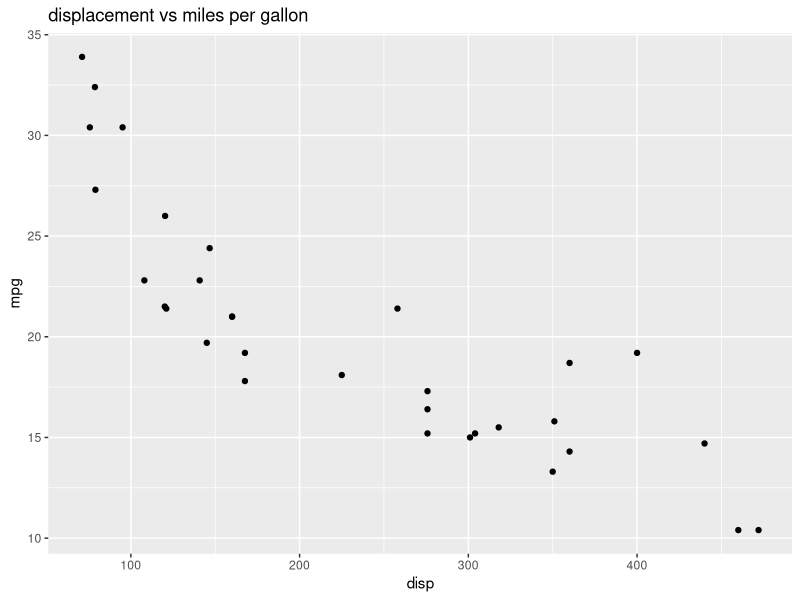
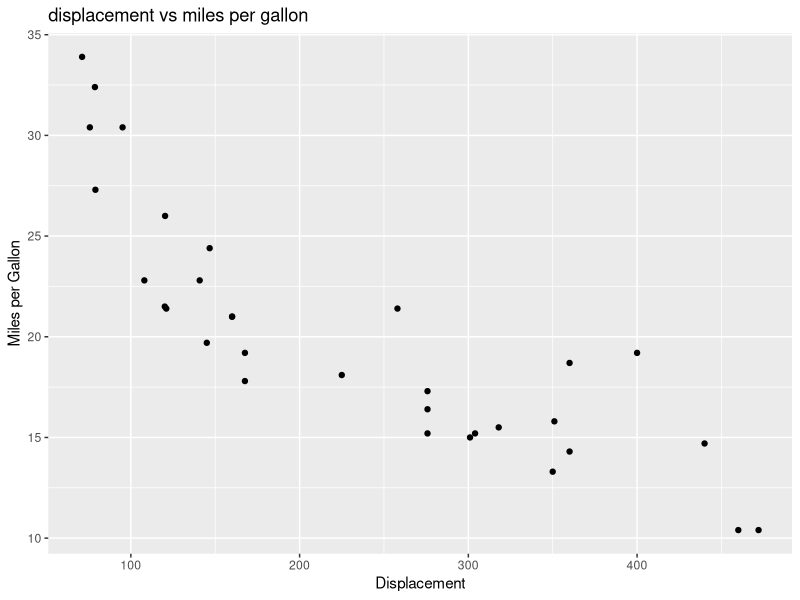
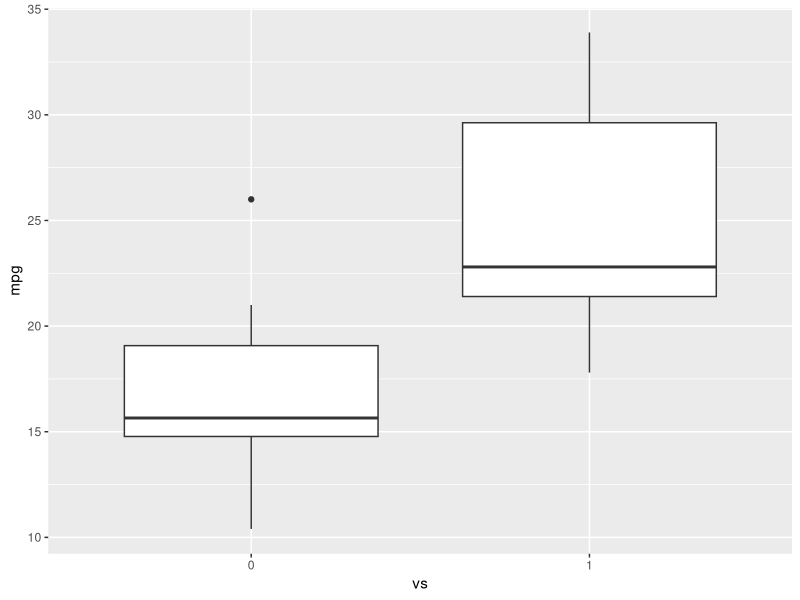
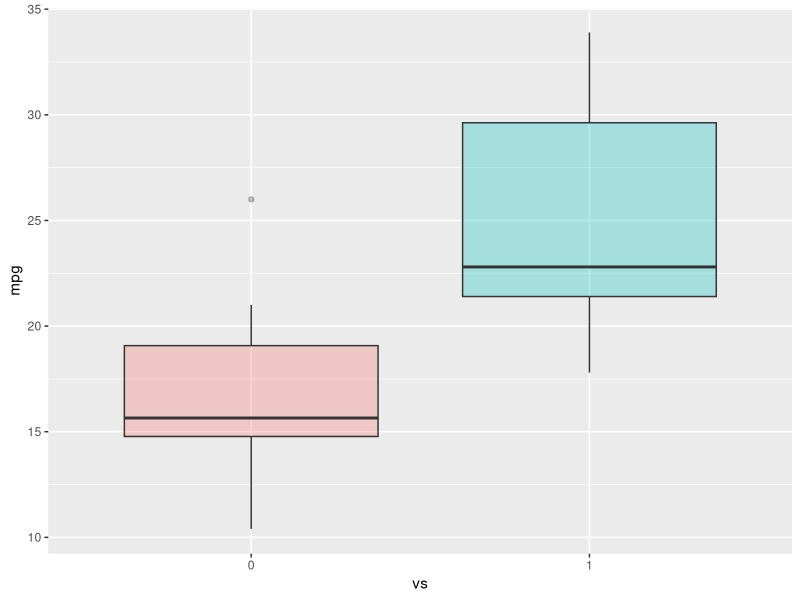
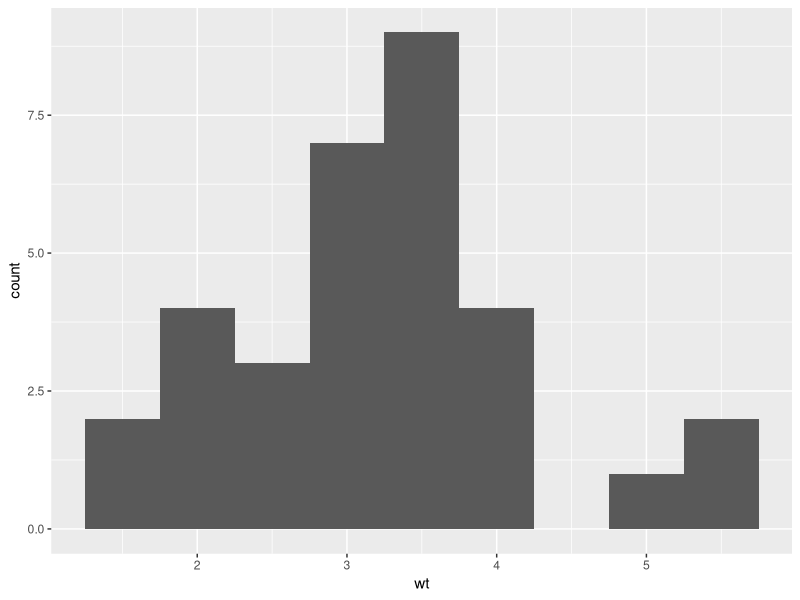

These figures' R source, in order:
library(datasets)
#Load Data
data(mtcars)
#View first 5 rows
head(mtcars, 5)

#load ggplot package
library(ggplot2)
#create a scatterplot of displacement (disp) and miles per gallon (mpg)
ggplot(aes(x=disp,y=mpg,),data=mtcars)+geom_point()+ggtitle("displacement vs miles per gallon")

ggplot(aes(x=disp,y=mpg,),data=mtcars)+geom_point()+ggtitle("displacement vs miles per gallon") + labs(x = "Displacement", y = "Miles per Gallon")

#make vs a factor
mtcars$vs <- as.factor(mtcars$vs)

#create boxplot of the distribution for v-shaped and straight Engine

ggplot(aes(x=vs, y=mpg), data = mtcars) + geom_boxplot()

ggplot(aes(x=vs, y=mpg, fill = vs), data = mtcars) + 
  geom_boxplot(alpha=0.3) +
  theme(legend.position="none")


ggplot(aes(x=wt),data=mtcars) + geom_histogram(binwidth=0.5)
